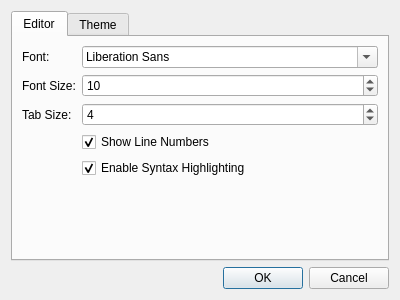
<?xml version="1.0" encoding="UTF-8"?>
<ui version="4.0">
 <class>SettingsDialog</class>
 <widget class="QDialog" name="SettingsDialog">
  <property name="geometry">
   <rect>
    <x>0</x>
    <y>0</y>
    <width>400</width>
    <height>300</height>
   </rect>
  </property>
  <property name="windowTitle">
   <string>Settings</string>
  </property>
  <layout class="QVBoxLayout" name="verticalLayout">
   <item>
    <widget class="QTabWidget" name="tabWidget">
     <property name="currentIndex">
      <number>0</number>
     </property>
     <widget class="QWidget" name="editorTab">
      <attribute name="title">
       <string>Editor</string>
      </attribute>
      <layout class="QFormLayout" name="formLayout">
       <item row="0" column="0">
        <widget class="QLabel" name="fontLabel">
         <property name="text">
          <string>Font:</string>
         </property>
        </widget>
       </item>
       <item row="0" column="1">
        <widget class="QFontComboBox" name="fontComboBox"/>
       </item>
       <item row="1" column="0">
        <widget class="QLabel" name="fontSizeLabel">
         <property name="text">
          <string>Font Size:</string>
         </property>
        </widget>
       </item>
       <item row="1" column="1">
        <widget class="QSpinBox" name="fontSizeSpinBox">
         <property name="minimum">
          <number>8</number>
         </property>
         <property name="maximum">
          <number>72</number>
         </property>
         <property name="value">
          <number>10</number>
         </property>
        </widget>
       </item>
       <item row="2" column="0">
        <widget class="QLabel" name="tabSizeLabel">
         <property name="text">
          <string>Tab Size:</string>
         </property>
        </widget>
       </item>
       <item row="2" column="1">
        <widget class="QSpinBox" name="tabSizeSpinBox">
         <property name="minimum">
          <number>2</number>
         </property>
         <property name="maximum">
          <number>8</number>
         </property>
         <property name="value">
          <number>4</number>
         </property>
        </widget>
       </item>
       <item row="3" column="1">
        <widget class="QCheckBox" name="showLineNumbersCheckBox">
         <property name="text">
          <string>Show Line Numbers</string>
         </property>
         <property name="checked">
          <bool>true</bool>
         </property>
        </widget>
       </item>
       <item row="4" column="1">
        <widget class="QCheckBox" name="syntaxHighlightingCheckBox">
         <property name="text">
          <string>Enable Syntax Highlighting</string>
         </property>
         <property name="checked">
          <bool>true</bool>
         </property>
        </widget>
       </item>
      </layout>
     </widget>
     <widget class="QWidget" name="themeTab">
      <attribute name="title">
       <string>Theme</string>
      </attribute>
      <layout class="QVBoxLayout" name="verticalLayout_2">
       <item>
        <widget class="QComboBox" name="themeComboBox">
         <item>
          <property name="text">
           <string>Light</string>
          </property>
         </item>
         <item>
          <property name="text">
           <string>Dark</string>
          </property>
         </item>
        </widget>
       </item>
      </layout>
     </widget>
    </widget>
   </item>
   <item>
    <widget class="QDialogButtonBox" name="buttonBox">
     <property name="orientation">
      <enum>Qt::Horizontal</enum>
     </property>
     <property name="standardButtons">
      <set>QDialogButtonBox::Cancel|QDialogButtonBox::Ok</set>
     </property>
    </widget>
   </item>
  </layout>
 </widget>
 <resources/>
 <connections>
  <connection>
   <sender>buttonBox</sender>
   <signal>accepted()</signal>
   <receiver>SettingsDialog</receiver>
   <slot>accept()</slot>
   <hints>
    <hint type="sourcelabel">
     <x>248</x>
     <y>254</y>
    </hint>
    <hint type="destinationlabel">
     <x>157</x>
     <y>274</y>
    </hint>
   </hints>
  </connection>
  <connection>
   <sender>buttonBox</sender>
   <signal>rejected()</signal>
   <receiver>SettingsDialog</receiver>
   <slot>reject()</slot>
   <hints>
    <hint type="sourcelabel">
     <x>316</x>
     <y>260</y>
    </hint>
    <hint type="destinationlabel">
     <x>286</x>
     <y>274</y>
    </hint>
   </hints>
  </connection>
 </connections>
</ui> 
